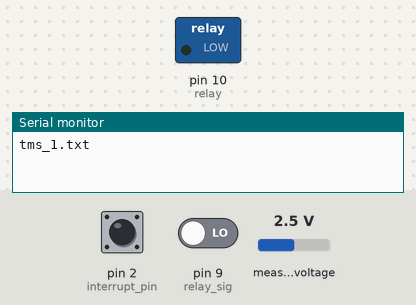
This sketch was run on a simulated Arduino Uno, built with avr-gcc and run on an emulated ATmega328P. On the bench: switched loads named in the sketch (green lamp = pin HIGH), the last lines printed to the serial monitor. The inputs (shaded band) are chosen by the test bench; at power-on: pin 2 (interrupt_pin) LOW, pin 9 (relay_sig) LOW, measured voltage 2.5 V. Storage starts empty.

Above: at 1.2 s.
1.3 s: pin 2 (interrupt_pin) pulled HIGH for 1 s
At 2.4 s:
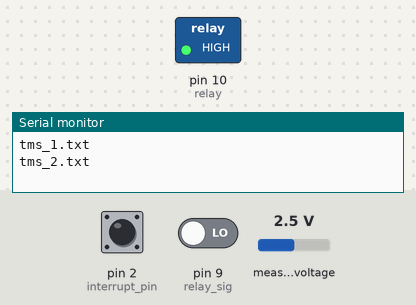
3.8 s: pin 9 (relay_sig) driven HIGH
At 4.1 s:
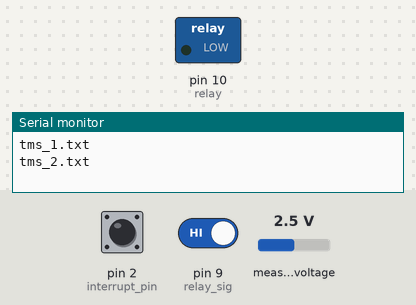
Timing chart, 0 to 6.8 s (numbered marks = the images above; inputs shaded):
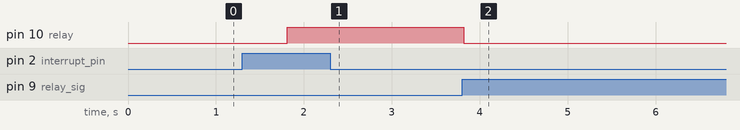

The sketch:

tms_code.ino
```cpp
#include <Adafruit_ADS1X15.h>
#include <Wire.h>
#include <SPI.h>
#include <SD.h>

unsigned long lastMicros = 0;
unsigned long now = 0;
const unsigned long SAMPLING_INTERVAL = 3125; //  320sps 샘플링 간격
unsigned long power_on_time = 0;
unsigned long sampling_start_time = 0;
unsigned long current_interval = 0;

#define Loadcell 0x48 // datasheet 확인해야 함
#define Pressure 0x49 // datasheet 확인해야 함
#define CS_PIN 4
#define interrupt_pin 2 // fire signal 받는 pin
#define relay 10  // relay control pin
#define relay_sig 9 // relay 상태 확인하는 pin

bool relaytrigger=false;
volatile bool ControlSignal=false;
volatile bool FireSignalDetected=false;

char filename[20];

Adafruit_ADS1115 ads1;
Adafruit_ADS1115 ads2;

volatile int16_t ads1_value = 0;
volatile int32_t ads2_value = 0;
File myfile;

void setup() {
  Serial.begin(115200); // baud rate 115200
  Wire.begin();     // I2C 시작
  SPI.begin();      // SPI 시작

  pinMode(relay,OUTPUT);
  digitalWrite(relay,LOW); // 처음에 이그나이터 릴레이는 열려있어야 함

  if (!ads1.begin(Loadcell)) {
    Serial.println("Loadcell ADS1 초기화 실패");
    //while (1);
  }
  if (!ads2.begin(Pressure)) {
    Serial.println("Pressure ADS2 초기화 실패");
    //while (1);
  }

  if (!SD.begin(CS_PIN)) {
    Serial.println("SD 카드 초기화 실패");
    //while (1);
  }

  int fileNumber = 1;
  sprintf(filename, "tms_%d.txt", fileNumber);
  while(SD.exists(filename)){
      fileNumber++;
      sprintf(filename, "tms_%d.txt", fileNumber);
  }


  ads1.setDataRate(RATE_ADS1115_860SPS);  // ADC 최대 샘플링 속도 설정
  ads1.setGain(GAIN_SIXTEEN);
  ads1.startADCReading(ADS1X15_REG_CONFIG_MUX_DIFF_0_1, /*continuous=*/true);

  ads2.setDataRate(RATE_ADS1115_860SPS);  // ADC 최대 샘플링 속도 설정
  ads2.setGain(GAIN_ONE);
  ads2.startADCReading(ADS1X15_REG_CONFIG_MUX_SINGLE_0, /*continuous=*/true);

  // rising edge interrupt: 점화 신호가 들어오면 start_func 실행
  attachInterrupt(digitalPinToInterrupt(interrupt_pin), start_func, RISING);

  power_on_time = micros();

  // sd 카드 처음 write 시 발생하는 문제 방지 위해서 한번 열었다가 닫아줌: github issue 참고
  myfile=SD.open(filename,FILE_WRITE);
  ads1_value =  ads1.getLastConversionResults();
  // Serial.println(ads1_value);
  ads2_value =  ads2.getLastConversionResults();
  // Serial.println(ads2_value);
  myfile.println(ads1_value);
  myfile.println(ads2_value);
  Serial.println(filename);
  myfile.close();
  // Serial.println("Setup Finished");
}

void loop() {

  // 점화 신호 감지되면 50번 샘플링해서 45번 이상 HIGH면 ControlSignal true로 바꿔줌
  if(FireSignalDetected && !ControlSignal){
    FireSignalDetected=false;

    int count=0;
    for(int i=0;i<50;i++){
      delay(10);
      if(digitalRead(interrupt_pin)==HIGH){
        count++;
      }
    }
    if(count>45){
      ControlSignal=true;
    }
  }

   // 점화 신호 받은게 확인되면 relay 닫고 샘플링 시작
  if(ControlSignal){
    int fileNumber = 1;
    sprintf(filename, "tms_%d.txt", fileNumber);
    while(SD.exists(filename)){
      fileNumber++;
      sprintf(filename, "tms_%d.txt", fileNumber);
    }
    Serial.println(filename);
    myfile=SD.open(filename,FILE_WRITE);

    digitalWrite(relay,HIGH); // igniter relay 닫기

    // relay가 제대로 닫혔는지 확인 후 샘플링 시작
    while(!relaytrigger){
      if(digitalRead(relay_sig)==HIGH){
        relaytrigger=true;
      }
    }

    sampling_start_time = micros();
    myfile.println(sampling_start_time);
    myfile.println(power_on_time);
    now = sampling_start_time + 1;


    while(now-sampling_start_time<15000000){  // 15 초 동안 샘플링
      lastMicros = micros();

      ads1_value =  ads1.getLastConversionResults();
      // Serial.println(ads1_value);
      ads2_value =  ads2.getLastConversionResults();
      // Serial.println(ads2_value);

      myfile.println(ads1_value);
      myfile.println(ads2_value);

      // 점화 신호 low 되면 relay 열기
      if(digitalRead(2)==LOW){
        digitalWrite(relay, LOW);
        }

      now = micros();

      // 샘플링 간격 맞추기: 샘플링 간격보다 빠르게 루프가 돌면 delay로 간격 맞춰주기
      current_interval = now - lastMicros;
      if (current_interval <= SAMPLING_INTERVAL) {
          delayMicroseconds(SAMPLING_INTERVAL - current_interval);
        }

    }

    //Serial.println("end sampling");
    ControlSignal=false;
    myfile.close();
    digitalWrite(relay,LOW);
    // Serial.print("ignitor opened");
    relaytrigger=false;
  }
}

// interrupt 로 점화 신호 감지되면 호출되는 함수
void start_func(){
  FireSignalDetected=true;
}
```

Measured:
- after the input at 1.3 s, pin 10 (relay): LOW → HIGH after 0.51 s
- after the input at 3.8 s, pin 10 (relay): HIGH → LOW at once
